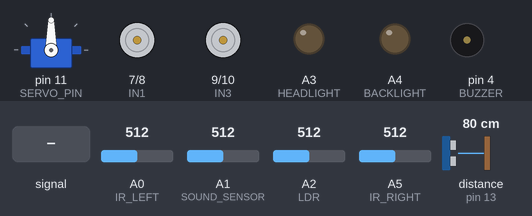
Simulated run of this sketch. Board: Arduino Uno, built with avr-gcc and run on an emulated ATmega328P. Parts: servo, motor-driver pin pairs drawn as motors (green arrow = first pin HIGH = forward, orange = second pin HIGH = backward, longer = more drive, scaled by the enable pin), output pins drawn as LEDs (lit = HIGH), buzzer (waves = sounding). The test bench sets the inputs (shaded band); at power-on: distance to the obstacle (sensor on pin 13) 80 cm, A2 (LDR) = 512, A0 (IR_LEFT) = 512, A1 (SOUND_SENSOR) = 512, A5 (IR_RIGHT) = 512. The echo pulse lasts 58.3 µs per cm; pins used as bus, display or sensor lines are not drawn.

Above: at 2.8 s.
2.9 s: A1 (SOUND_SENSOR) fed a 200 Hz sine of ±81 counts around its level
At 3.2 s:
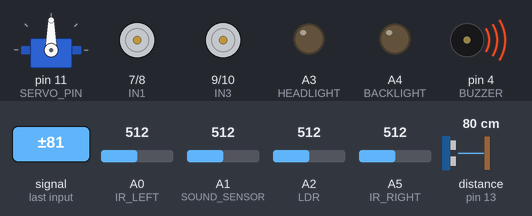
5.9 s: distance to the obstacle (sensor on pin 13) set to 33 cm
8.9 s: distance to the obstacle (sensor on pin 13) set to 27 cm
At 9.63 s:
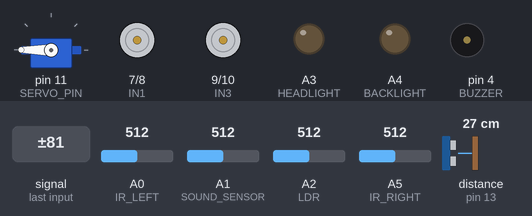
11.9 s: A2 (LDR) set to 417
14.9 s: A2 (LDR) set to 388
At 17.46 s:
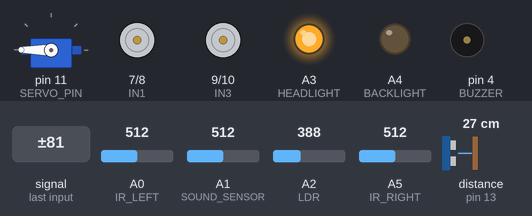
17.9 s: A0 (IR_LEFT) set to 206
20.9 s: A0 (IR_LEFT) set to 182
At 21.68 s:
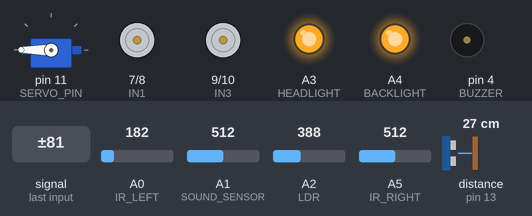
Timing chart, 0 to 24.9 s (numbered marks = the images above; inputs shaded):
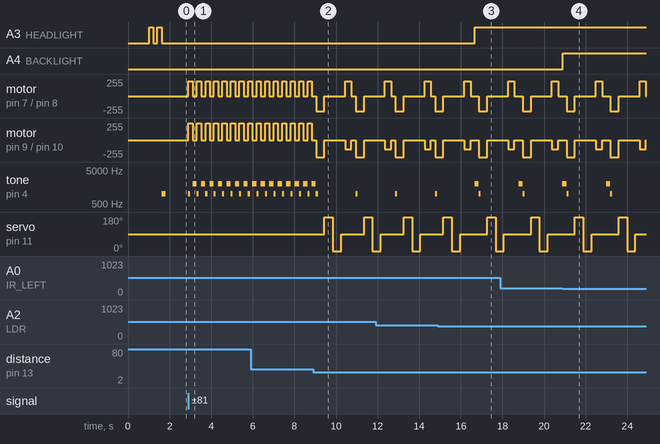

Measured:
- the behaviour switches between 32 and 31 cm on distance to the obstacle (sensor on pin 13) (found by bisection; images 1 and 2)
- the behaviour switches between 400 and 399 on A2 (LDR) (found by bisection; images 2 and 3)
- the behaviour switches between 200 and 199 on A0 (IR_LEFT) (found by bisection; images 3 and 4)
- after the input at 2.9 s, motor on pin 7 (IN1) / pin 8 (IN2): alternates forward 225/255 for 0.20 s and stopped for 0.21 s, starting at once; motor on pin 9 (IN3) / pin 10 (IN4): alternates forward 255/255 for 0.20 s and stopped for 0.21 s, starting at once
- after the input at 8.9 s, servo on pin 11 (SERVO_PIN): 90° → 180° after 0.54 s, → 0° 0.40 s later, → 90° 0.40 s later, → 180° 1.1 s later, … (5 changes in this stretch)
- after the input at 14.9 s, A3 (HEADLIGHT): LOW → HIGH after 1.8 s
- after the input at 20.9 s, A4 (BACKLIGHT): LOW → HIGH at once

The sketch:

ARES_Main_Firmware.ino
```cpp
/*
 * Project: A.R.E.S. (Autonomous Robotic Exploration System)
 * Author: Sayon Ghosh (CSE Undergraduate Student)
 * Architecture: Hybrid Control Firmware (Bluetooth + Autopilot)
 * Key Concept: Sensor Fusion, Signal Noise Cancellation, and Non-Blocking Logic
 * * * Engineering Challenges Solved:
 * 1. Navigation: Implemented 'Smart Turn' logic using differential PWM (140) to prevent 360-degree spinning.
 * 2. Sound Processing: Auto-Calibration algorithm calculates ambient noise baseline on boot to prevent false triggers.
 * 3. Safety Protocol: Rear lights act as functional brake/reverse lights using Active Low logic (< 200).
 */

#include <SoftwareSerial.h>
#include <Servo.h>

// --- PIN MAPPING (HARDWARE CONFIGURATION) ---
#define BT_RX 2
#define BT_TX 3
#define BUZZER 4
#define MOTOR_R_EN 5     // PWM Speed Control (Right)
#define MOTOR_L_EN 6     // PWM Speed Control (Left)
#define IN1 7            // Motor Driver Logic
#define IN2 8
#define IN3 9
#define IN4 10
#define SERVO_PIN 11     // Radar Servo
#define TRIG 12          // Sonar Trigger
#define ECHO 13          // Sonar Echo
#define IR_LEFT A0       // Cliff/Edge Sensor (Left)
#define SOUND_SENSOR A1  // Analog Microphone
#define LDR A2           // Light Dependent Resistor
#define HEADLIGHT A3     // Front LEDs
#define BACKLIGHT A4     // Rear LEDs
#define IR_RIGHT A5      // Cliff/Edge Sensor (Right)

// --- SYSTEM CONFIGURATION (CALIBRATION) ---
// Differential Drive Settings (Straight Line Correction)
const int SPEED_LEFT = 225;
const int SPEED_RIGHT = 255;

// Kinematic Tuning (90-Degree Turn Logic)
const int TURN_SPEED = 140; // Reduced PWM to prevent spinning
const int TURN_TIME = 300;  // Time (ms) required for ~90 degree pivot

// Signal Processing Variables
int soundBaseline = 0;      // Ambient Noise Level
const int TRIGGER_GAP = 50; // Dynamic Threshold (Spike Detection)
unsigned long lastClapTime = 0;

// System State Flags
SoftwareSerial BT(BT_RX, BT_TX);
Servo radar;
bool isAutoMode = false;
bool isStealthMode = false;
bool isReversing = false;

long duration, distance;

void setup() {
  // --- GPIO INITIALIZATION ---
  // Output Pins
  pinMode(MOTOR_L_EN, OUTPUT); pinMode(MOTOR_R_EN, OUTPUT);
  pinMode(IN1, OUTPUT); pinMode(IN2, OUTPUT);
  pinMode(IN3, OUTPUT); pinMode(IN4, OUTPUT);
  pinMode(BUZZER, OUTPUT);
  pinMode(HEADLIGHT, OUTPUT); pinMode(BACKLIGHT, OUTPUT);
  pinMode(TRIG, OUTPUT);

  // Input Pins
  pinMode(ECHO, INPUT);
  pinMode(IR_LEFT, INPUT); pinMode(IR_RIGHT, INPUT);
  pinMode(SOUND_SENSOR, INPUT);
  pinMode(LDR, INPUT);

  // Communication & Actuators
  BT.begin(9600);
  radar.attach(SERVO_PIN);
  radar.write(90); // Initialize Radar to Center

  // Initial State: Lights OFF
  digitalWrite(HEADLIGHT, LOW);
  digitalWrite(BACKLIGHT, LOW);

  // --- BOOT SEQUENCE: SOUND AUTO-CALIBRATION ---
  // Sample ambient noise for 1000ms to set baseline
  long totalNoise = 0;
  for(int i=0; i<100; i++) {
    totalNoise += analogRead(SOUND_SENSOR);
    delay(10);
  }
  soundBaseline = totalNoise / 100;

  // Visual Confirmation (Double Blink)
  digitalWrite(HEADLIGHT, HIGH); delay(200);
  digitalWrite(HEADLIGHT, LOW); delay(200);
  digitalWrite(HEADLIGHT, HIGH); delay(200);
  digitalWrite(HEADLIGHT, LOW);

  tone(BUZZER, 1000, 200); // System Ready Beep
}

void loop() {
  // ====================================================
  // 1. SIGNAL PROCESSING: SMART SOUND LOGIC (CLAP SWITCH)
  // ====================================================
  int currentSound = analogRead(SOUND_SENSOR);

  // Dynamic Spike Detection: |Current - Baseline| > Threshold
  if (abs(currentSound - soundBaseline) > TRIGGER_GAP) {

    // Software Debouncing (200ms)
    if (millis() - lastClapTime > 200) {
      lastClapTime = millis();

      // Toggle Autopilot State
      isAutoMode = !isAutoMode;

      // Feedback Logic
      if (isAutoMode) {
        if(!isStealthMode) tone(BUZZER, 1000, 100); // Start Beep
      } else {
        stopCar(); // Immediate Safety Stop
        if(!isStealthMode) tone(BUZZER, 2000, 300); // Stop Beep
      }
    }
  }

  // ====================================================
  // 2. SAFETY LOGIC: BACKLIGHT & IR MONITOR
  // ====================================================
  int leftIR = analogRead(IR_LEFT);
  int rightIR = analogRead(IR_RIGHT);

  if (!isStealthMode) {
     // Trigger Condition: IR value < 200 (Cliff/Void) OR Reversing
     if (leftIR < 200 || rightIR < 200 || isReversing) {
       digitalWrite(BACKLIGHT, HIGH);
     } else {
       digitalWrite(BACKLIGHT, LOW);
     }
  } else {
     digitalWrite(BACKLIGHT, LOW);
  }

  // Auto-Headlight Logic (LDR)
  if (!isStealthMode && analogRead(LDR) < 400) {
    digitalWrite(HEADLIGHT, HIGH);
  } else {
    digitalWrite(HEADLIGHT, LOW);
  }

  // ====================================================
  // 3. CONTROL INTERFACE: BLUETOOTH TELEMETRY
  // ====================================================
  if (BT.available()) {
    char cmd = BT.read();

    // Manual Override: Any manual command cancels Autopilot
    if (cmd == 'F' || cmd == 'f') { isAutoMode = false; moveForward(); }
    else if (cmd == 'B' || cmd == 'b') { isAutoMode = false; moveBackward(); }
    else if (cmd == 'L' || cmd == 'l') { isAutoMode = false; turnLeft(); }
    else if (cmd == 'R' || cmd == 'r') { isAutoMode = false; turnRight(); }
    else if (cmd == 'S' || cmd == 's') { isAutoMode = false; stopCar(); }
    else if (cmd == 'V' || cmd == 'v') { if(!isStealthMode) tone(BUZZER, 1000, 300); }
    else if (cmd == 'U' || cmd == 'u') { isAutoMode = !isAutoMode; stopCar(); }
    else if (cmd == 'D' || cmd == 'd') { isAutoMode = false; performDance(); }
    else if (cmd == 'X' || cmd == 'x') { isStealthMode = !isStealthMode; stopCar(); }
  }

  // ====================================================
  // 4. AUTONOMOUS NAVIGATION LOGIC (AI CORE)
  // ====================================================
  if (isAutoMode) {
    distance = getDistance();

    // Path Clear > 30cm
    if (distance > 30) {
      moveForward();
    }
    // Obstacle Detected
    else {
      stopCar();
      if(!isStealthMode) tone(BUZZER, 1000, 100);

      // Step 1: Tactical Retreat
      moveBackward();
      delay(400);
      stopCar();

      // Step 2: Environmental Scanning
      radar.write(180); delay(400); // Scan Left
      int leftDist = getDistance();

      radar.write(0);  delay(400); // Scan Right
      int rightDist = getDistance();

      radar.write(90);  delay(200); // Reset Head

      // Step 3: Decision Making (Pivot Turn)
      // Using Low Speed (140 PWM) for precision 90-degree alignment
      if (leftDist > rightDist) {
        turnLeft();
        delay(TURN_TIME); // 300ms
      } else {
        turnRight();
        delay(TURN_TIME); // 300ms
      }
      stopCar();
      delay(200); // Stabilization Delay
    }
  }
}

// ================= ACTUATOR CONTROL FUNCTIONS =================

void moveForward() {
  digitalWrite(IN1, HIGH); digitalWrite(IN2, LOW);
  digitalWrite(IN3, HIGH); digitalWrite(IN4, LOW);
  analogWrite(MOTOR_L_EN, SPEED_LEFT);
  analogWrite(MOTOR_R_EN, SPEED_RIGHT);
  isReversing = false;
}

void moveBackward() {
  digitalWrite(IN1, LOW); digitalWrite(IN2, HIGH);
  digitalWrite(IN3, LOW); digitalWrite(IN4, HIGH);
  analogWrite(MOTOR_L_EN, SPEED_LEFT);
  analogWrite(MOTOR_R_EN, SPEED_RIGHT);
  isReversing = true; // Triggers Backlight Logic
}

void turnLeft() {
  // Pivot Turn (Left Wheel Back, Right Wheel Forward)
  digitalWrite(IN1, LOW); digitalWrite(IN2, HIGH);
  digitalWrite(IN3, HIGH); digitalWrite(IN4, LOW);
  analogWrite(MOTOR_L_EN, TURN_SPEED);
  analogWrite(MOTOR_R_EN, TURN_SPEED);
  isReversing = false;
}

void turnRight() {
  // Pivot Turn (Left Wheel Forward, Right Wheel Back)
  digitalWrite(IN1, HIGH); digitalWrite(IN2, LOW);
  digitalWrite(IN3, LOW); digitalWrite(IN4, HIGH);
  analogWrite(MOTOR_L_EN, TURN_SPEED);
  analogWrite(MOTOR_R_EN, TURN_SPEED);
  isReversing = false;
}

void stopCar() {
  digitalWrite(IN1, LOW); digitalWrite(IN2, LOW);
  digitalWrite(IN3, LOW); digitalWrite(IN4, LOW);
  analogWrite(MOTOR_L_EN, 0);
  analogWrite(MOTOR_R_EN, 0);
  isReversing = false;
}

// --- ULTRASONIC SENSOR DRIVER ---
long getDistance() {
  digitalWrite(TRIG, LOW); delayMicroseconds(2);
  digitalWrite(TRIG, HIGH); delayMicroseconds(10);
  digitalWrite(TRIG, LOW);
  long d = pulseIn(ECHO, HIGH, 30000); // Timeout 30ms
  if (d == 0) return 999;
  return d * 0.034 / 2;
}

// --- ENTERTAINMENT MODE ---
void performDance() {
  if(isStealthMode) return;

  for(int k=0; k<2; k++) {
    tone(BUZZER, 600, 150);
    digitalWrite(HEADLIGHT, HIGH); digitalWrite(BACKLIGHT, LOW);
    turnLeft(); delay(300);

    tone(BUZZER, 800, 150);
    digitalWrite(HEADLIGHT, LOW); digitalWrite(BACKLIGHT, HIGH);
    turnRight(); delay(300);
  }
  stopCar();
  digitalWrite(HEADLIGHT, LOW); digitalWrite(BACKLIGHT, LOW);
}
```
